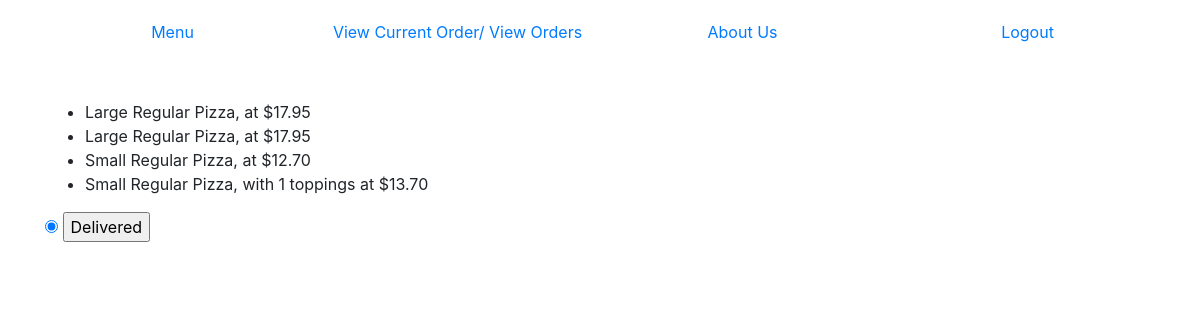
The app's page /4 (signed in) with its own data.
### orders/models.py (models this page shows, shortened)
class Pizza(models.Model):
    base_pizza = models.ForeignKey(BasePizza, on_delete=models.CASCADE, null=True)
    toppings = models.ManyToManyField(Topping, blank=True)
    order = models.ForeignKey(Order, on_delete=models.CASCADE, null=True, blank=True, related_name="pizzas")
    ordered_by = models.ForeignKey(User, on_delete=models.CASCADE)
    sent_to_kitchen = models.BooleanField(default=False)
    large = models.BooleanField(default=False)
    price = models.DecimalField(max_digits=4, decimal_places=2, default=0.00, editable=False)
    def __str__(self):
        topping_count = self.toppings.all().count()
        if topping_count == 0:
            if self.large:
                return f"Large {self.base_pizza.pizzatype} Pizza, at ${self.price}"
            else:
                return f"Small {self.base_pizza.pizzatype} Pizza, at ${self.price}"
        elif topping_count <= 3:
            if self.large:
                return f"Large {self.base_pizza.pizzatype} Pizza, with {topping_count} toppings at ${self.price}"
            else:
                return f"Small {self.base_pizza.pizzatype} Pizza, with {topping_count} toppings at ${self.price}"
        else:
            if self.large:
                return f"Large {self.base_pizza.pizzatype} Special Pizza, at ${self.price}"
            else:
                return f"Small {self.base_pizza.pizzatype} Special Pizza, at ${self.price}"

class BasePizza(models.Model):
    pizzatype = models.CharField(max_length=28, unique=True)
    sm_0t = models.DecimalField(max_digits=10, decimal_places=2, default=0.00)
    sm_1t = models.DecimalField(max_digits=10, decimal_places=2, default=0.00)
    sm_2t = models.DecimalField(max_digits=10, decimal_places=2, default=0.00)
    sm_3t = models.DecimalField(max_digits=10, decimal_places=2, default=0.00)
    sm_st = models.DecimalField(max_digits=10, decimal_places=2, default=0.00)
    la_0t = models.DecimalField(max_digits=10, decimal_places=2, default=0.00)
    la_1t = models.DecimalField(max_digits=10, decimal_places=2, default=0.00)
    la_2t = models.DecimalField(max_digits=10, decimal_places=2, default=0.00)
    la_3t = models.DecimalField(max_digits=10, decimal_places=2, default=0.00)
    la_st = models.DecimalField(max_digits=10, decimal_places=2, default=0.00)

### orders/views.py (the view)
# urls.py: path("<int:order_id>", views.individualOrder, name ="individualOrder"),
@staff_member_required
def individualOrder(request, order_id):
	context = {
		"pizzas" : Pizza.objects.filter(order = Order.objects.get(id = order_id)),
		"pastas" : Pasta.objects.filter(order = Order.objects.get(id = order_id)),
		"salads" : Salad.objects.filter(order = Order.objects.get(id = order_id)),
		"platters" : DinnerPlatters.objects.filter(order = Order.objects.get(id = order_id)),
		"id" : order_id
	}
	return render(request, "orders/vieworder.html", context)

### orders/templates/orders/vieworder.html (shortened to what this page needs)
{% extends "orders/layout.html" %}
{% block body %}
<ul>
    {% for pizza in pizzas %}
    <li>{{pizza}}</li>
    {% endfor %}
</ul>
<form action="{% url 'orderdelivered' %}" method="post">
    <input type="radio" name="order_id" value="{{id}}" checked="checked">
    <input type="submit" value="Delivered">
</form>
{% endblock %}

### records on screen
Pizza: id+large+base_pizza "Large Regular Pizza, at $17.95"
Pizza: id+large+base_pizza "Large Regular Pizza, at $17.95"
Pizza: id+large+base_pizza "Small Regular Pizza, at $12.70"
Pizza: id+large+base_pizza "Small Regular Pizza, with 1 toppings at $13.70"
